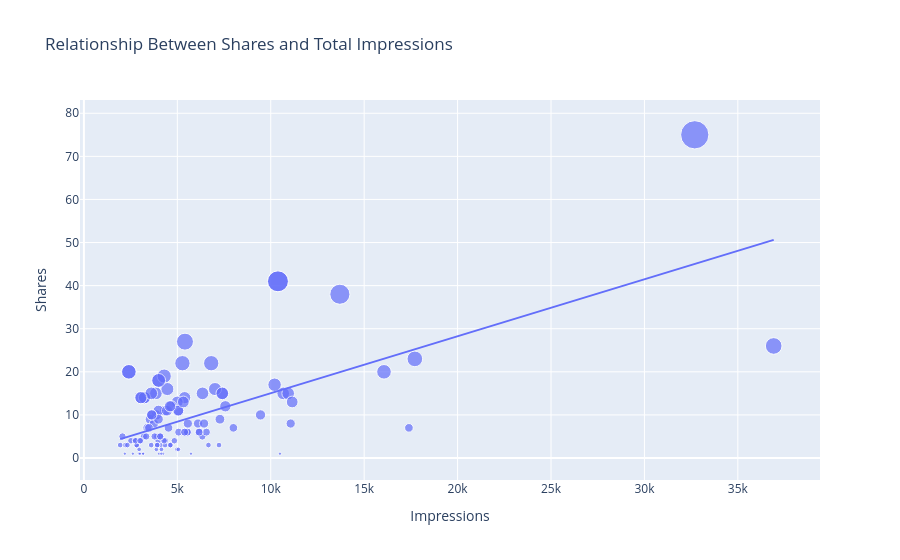

This figure's notebook cell:
### Markdown cell above
# Relationship Between Shares and Impressions

### Code cell
figure = px.scatter(data_frame = df, x = "Impressions", y = "Shares", size = "Shares", trendline = "ols",
                    title = "Relationship Between Shares and Total Impressions")
figure.show()
